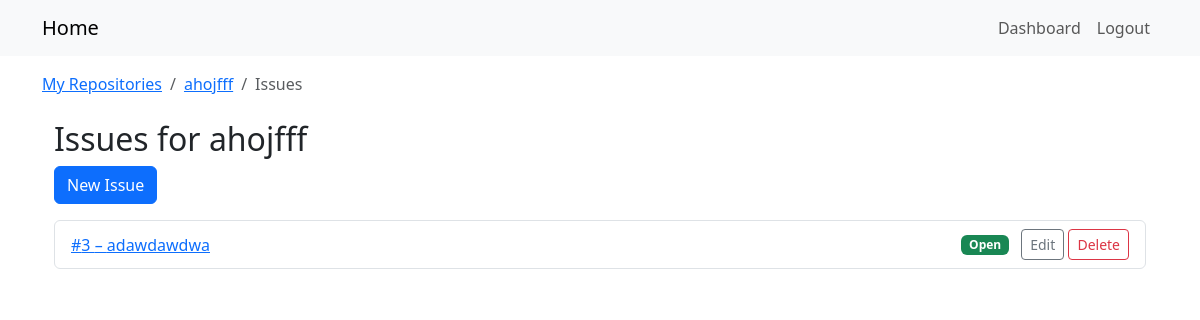
Before: /repos/2/issues/ (signed in) with the older database file.
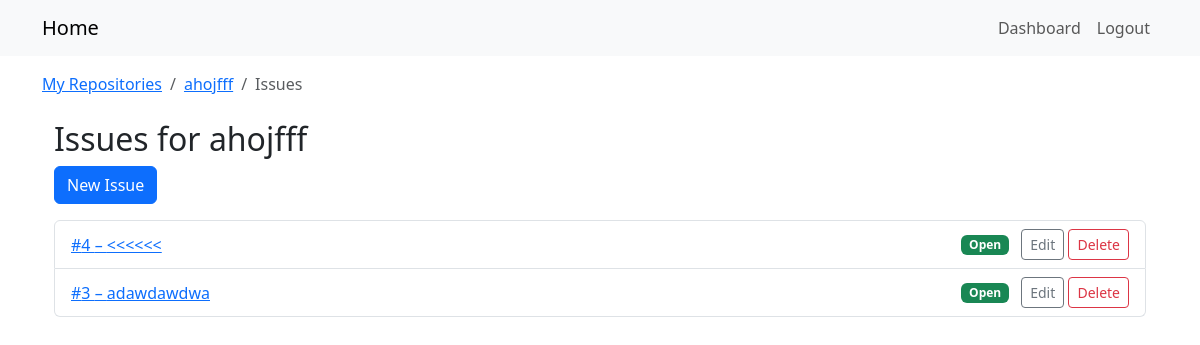
After: the same page with the newer database file.
### repos_app/models.py (models this page shows, shortened)
class Repository(models.Model):
    owner = models.ForeignKey(User, on_delete=models.CASCADE, related_name='repositories')
    name = models.CharField(max_length=120)
    description = models.TextField(blank=True)
    is_private = models.BooleanField(default=False)
    created_at = models.DateTimeField(auto_now_add=True)
    class Meta:
        unique_together = ('owner', 'name')

class Issue(models.Model):
    repository  = models.ForeignKey(Repository, on_delete=models.CASCADE, related_name='issues')
    author      = models.ForeignKey(User,       on_delete=models.CASCADE, related_name='issues')
    title       = models.CharField(max_length=200)
    description = models.TextField(blank=True)
    is_open     = models.BooleanField(default=True)
    labels      = models.ManyToManyField(Label, blank=True, related_name='issues')
    created_at  = models.DateTimeField(auto_now_add=True)
    updated_at  = models.DateTimeField(auto_now=True)

### repos_app/views.py (the view)
@login_required
def issue_list(request, repo_pk):
    repo = get_object_or_404(
        Repository,
        pk=repo_pk,
        owner=request.user
    )
    issues = repo.issues.order_by('-created_at')
    return render(request, 'repos_app/issue_list.html', {
        'repo': repo,
        'issues': issues,
    })

### templates/repos_app/issue_list.html
{% extends "base.html" %}
{% block breadcrumbs %}
<nav aria-label="breadcrumb">
  <ol class="breadcrumb mb-0">
    <li class="breadcrumb-item">
      <a href="{% url 'repos_app:repo_list' %}">My Repositories</a>
    </li>
    <li class="breadcrumb-item">
      <a href="{% url 'repos_app:repo_detail' repo.pk %}">{{ repo.name }}</a>
    </li>
    <li class="breadcrumb-item active" aria-current="page">Issues</li>
  </ol>
</nav>
{% endblock %}
{% block content %}
<div class="container mt-4">
  <h2>Issues for {{ repo.name }}</h2>
  <a class="btn btn-primary mb-3"
     href="{% url 'repos_app:issue_create' repo_pk=repo.pk %}">
    New Issue
  </a>
  <ul class="list-group">
    {% for issue in issues %}
      <li class="list-group-item d-flex justify-content-between align-items-center">
        <a href="{% url 'repos_app:issue_detail' repo_pk=repo.pk pk=issue.pk %}">
          #{{ issue.id }} – {{ issue.title }}
        </a>
        <span>
          {% if issue.is_open %}
            <span class="badge bg-success me-2">Open</span>
          {% else %}
            <span class="badge bg-secondary me-2">Closed</span>
          {% endif %}
          <a class="btn btn-sm btn-outline-secondary"
             href="{% url 'repos_app:issue_update' repo_pk=repo.pk pk=issue.pk %}">
            Edit
          </a>
          <a class="btn btn-sm btn-outline-danger"
             href="{% url 'repos_app:issue_delete' repo_pk=repo.pk pk=issue.pk %}">
            Delete
          </a>
        </span>
      </li>
    {% empty %}
      <li class="list-group-item">No issues yet</li>
    {% endfor %}
  </ul>
</div>
{% endblock %}

### templates/base.html (shortened to what this page needs)
{% load static %}
<!DOCTYPE html>
<html lang="en">
<head>
  <link rel="stylesheet" href="{% static 'css/bootstrap.min.css' %}">
</head>
<body>
  <nav class="navbar navbar-expand-lg navbar-light bg-light">
    <div class="container">
      <a class="navbar-brand" href="{% url 'repos_app:repo_list' %}">Home</a>
      {% if user.is_authenticated %}
        <ul class="navbar-nav ms-auto">
          <li class="nav-item">
            <a class="nav-link" href="{% url 'repos_app:repo_list' %}">Dashboard</a>
          </li>
          <li class="nav-item">
            <form method="POST" action="{% url 'logout' %}" style="display: inline">
              <button type="submit" class="btn btn-link nav-link">Logout</button>
            </form>
          </li>
        </ul>
      {% else %}
        <ul class="navbar-nav ms-auto">
          <li class="nav-item"><a class="nav-link" href="{% url 'login' %}">Login</a></li>
          <li class="nav-item"><a class="nav-link" href="{% url 'signup' %}">Sign Up</a></li>
        </ul>
      {% endif %}
    </div>
  </nav>
    <div class="container mt-3">
    {% block breadcrumbs %}{% endblock %}
  </div>
  <div class="container mt-4">
    {% block content %}{% endblock %}
  </div>
</body>
</html>

Changed rows visible on the page:
added Issue: id "4", title "<<<<<<", is_open "Open"
